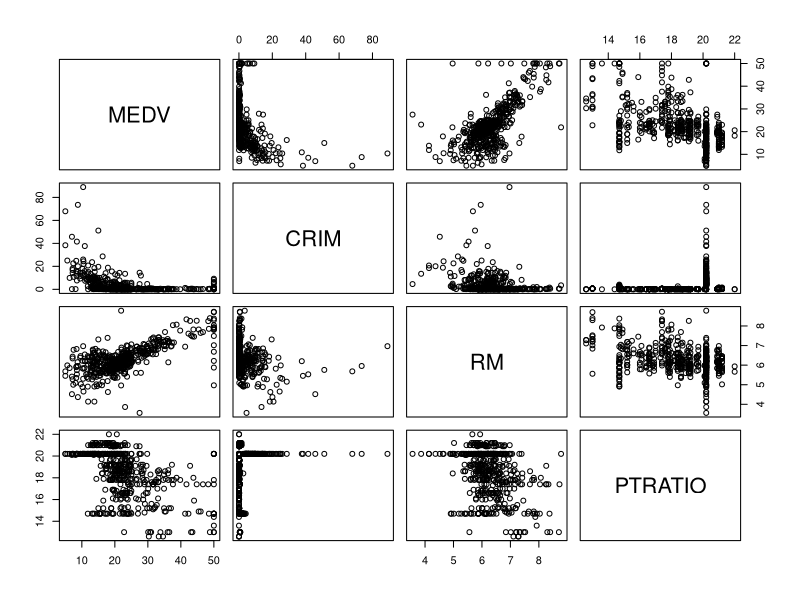
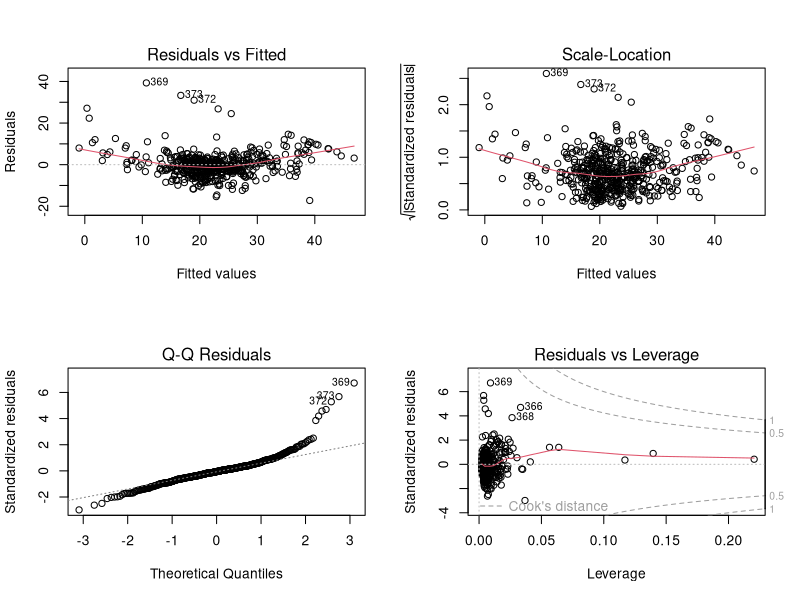

These figures' R source, in order:
## ---- chunk 1
knitr::opts_chunk$set(echo = TRUE)
## ---- chunk 2
housing <- read.csv("housing.csv", header = FALSE)
colnames(housing)[1] = "CRIM"
colnames(housing)[2] = "ZN"
colnames(housing)[3] = "INDUS"
colnames(housing)[4] = "CHAS"
colnames(housing)[5] = "NOX"
colnames(housing)[6] = "RM"
colnames(housing)[7] = "AGE"
colnames(housing)[8] = "DIS"
colnames(housing)[9] = "RAD"
colnames(housing)[10] = "TAX"
colnames(housing)[11] = "PTRATIO"
colnames(housing)[12] = "B"
colnames(housing)[13] = "LSTAT"
colnames(housing)[14] = "MEDV"
## ---- chunk 3
head(housing)
## ---- chunk 4
summary(housing)

## ---- chunk 5
crime <- cor(housing$CRIM, housing$MEDV)
paste("Crime to Cost: ",  crime)
## ---- chunk 6
rooms <- cor(housing$RM, housing$MEDV)
paste("Rooms to Cost: ",  rooms)
## ---- chunk 7
ptratio <- cor(housing$PTRATIO, housing$MEDV)
paste("Pupil Teacher ratio to Cost: ",  ptratio)
## ---- chunk 8

scatter_columns <- housing[, c("MEDV", "CRIM", "RM", "PTRATIO")]
head(scatter_columns)
## ---- chunk 9
pairs(scatter_columns)
## ---- chunk 10
head(scatter_columns)
## ---- chunk 11

model <- lm(MEDV~CRIM+RM+PTRATIO, data=scatter_columns)
print(model)
## ---- chunk 12
layout(matrix(c(1,2,3,4),2,2))
plot(model)
